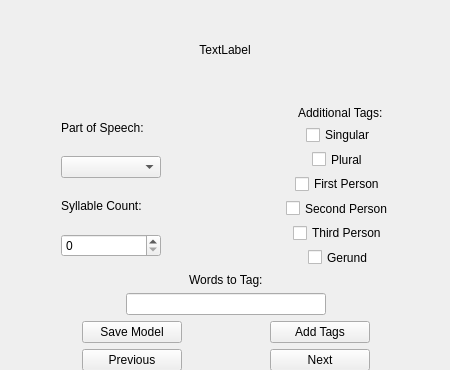
<?xml version="1.0" encoding="UTF-8"?>
<ui version="4.0">
 <class>Form</class>
 <widget class="QWidget" name="Form">
  <property name="geometry">
   <rect>
    <x>0</x>
    <y>0</y>
    <width>450</width>
    <height>370</height>
   </rect>
  </property>
  <property name="windowTitle">
   <string>Form</string>
  </property>
  <widget class="QWidget" name="verticalLayoutWidget">
   <property name="geometry">
    <rect>
     <x>0</x>
     <y>0</y>
     <width>452</width>
     <height>371</height>
    </rect>
   </property>
   <layout class="QVBoxLayout" name="verticalLayout">
    <property name="bottomMargin">
     <number>0</number>
    </property>
    <item>
     <widget class="QLabel" name="sentence_label">
      <property name="sizePolicy">
       <sizepolicy hsizetype="Fixed" vsizetype="Fixed">
        <horstretch>0</horstretch>
        <verstretch>0</verstretch>
       </sizepolicy>
      </property>
      <property name="minimumSize">
       <size>
        <width>450</width>
        <height>100</height>
       </size>
      </property>
      <property name="maximumSize">
       <size>
        <width>450</width>
        <height>100</height>
       </size>
      </property>
      <property name="text">
       <string>TextLabel</string>
      </property>
      <property name="textFormat">
       <enum>Qt::RichText</enum>
      </property>
      <property name="alignment">
       <set>Qt::AlignCenter</set>
      </property>
      <property name="wordWrap">
       <bool>true</bool>
      </property>
     </widget>
    </item>
    <item>
     <layout class="QHBoxLayout" name="horizontalLayout">
      <property name="bottomMargin">
       <number>0</number>
      </property>
      <item>
       <layout class="QVBoxLayout" name="verticalLayout_2">
        <item alignment="Qt::AlignHCenter">
         <widget class="QLabel" name="label">
          <property name="sizePolicy">
           <sizepolicy hsizetype="Fixed" vsizetype="Fixed">
            <horstretch>0</horstretch>
            <verstretch>0</verstretch>
           </sizepolicy>
          </property>
          <property name="minimumSize">
           <size>
            <width>100</width>
            <height>30</height>
           </size>
          </property>
          <property name="maximumSize">
           <size>
            <width>16777215</width>
            <height>30</height>
           </size>
          </property>
          <property name="text">
           <string>Part of Speech:</string>
          </property>
         </widget>
        </item>
        <item alignment="Qt::AlignHCenter">
         <widget class="QComboBox" name="pos_combo_box">
          <property name="sizePolicy">
           <sizepolicy hsizetype="Fixed" vsizetype="Fixed">
            <horstretch>0</horstretch>
            <verstretch>0</verstretch>
           </sizepolicy>
          </property>
          <property name="minimumSize">
           <size>
            <width>100</width>
            <height>0</height>
           </size>
          </property>
          <property name="maximumSize">
           <size>
            <width>100</width>
            <height>16777215</height>
           </size>
          </property>
         </widget>
        </item>
        <item alignment="Qt::AlignHCenter">
         <widget class="QLabel" name="label_2">
          <property name="sizePolicy">
           <sizepolicy hsizetype="Fixed" vsizetype="Fixed">
            <horstretch>0</horstretch>
            <verstretch>0</verstretch>
           </sizepolicy>
          </property>
          <property name="minimumSize">
           <size>
            <width>100</width>
            <height>30</height>
           </size>
          </property>
          <property name="maximumSize">
           <size>
            <width>16777215</width>
            <height>30</height>
           </size>
          </property>
          <property name="text">
           <string>Syllable Count:</string>
          </property>
         </widget>
        </item>
        <item alignment="Qt::AlignHCenter">
         <widget class="QSpinBox" name="syllable_count_spin_box">
          <property name="sizePolicy">
           <sizepolicy hsizetype="Fixed" vsizetype="Fixed">
            <horstretch>0</horstretch>
            <verstretch>0</verstretch>
           </sizepolicy>
          </property>
          <property name="minimumSize">
           <size>
            <width>100</width>
            <height>0</height>
           </size>
          </property>
         </widget>
        </item>
       </layout>
      </item>
      <item>
       <layout class="QVBoxLayout" name="verticalLayout_4">
        <item alignment="Qt::AlignHCenter">
         <widget class="QLabel" name="label_3">
          <property name="sizePolicy">
           <sizepolicy hsizetype="Fixed" vsizetype="Fixed">
            <horstretch>0</horstretch>
            <verstretch>0</verstretch>
           </sizepolicy>
          </property>
          <property name="text">
           <string>Additional Tags:</string>
          </property>
         </widget>
        </item>
        <item alignment="Qt::AlignHCenter">
         <widget class="QCheckBox" name="singular_radio">
          <property name="sizePolicy">
           <sizepolicy hsizetype="Fixed" vsizetype="Fixed">
            <horstretch>0</horstretch>
            <verstretch>0</verstretch>
           </sizepolicy>
          </property>
          <property name="text">
           <string>Singular</string>
          </property>
         </widget>
        </item>
        <item alignment="Qt::AlignHCenter">
         <widget class="QCheckBox" name="plural_radio">
          <property name="sizePolicy">
           <sizepolicy hsizetype="Fixed" vsizetype="Fixed">
            <horstretch>0</horstretch>
            <verstretch>0</verstretch>
           </sizepolicy>
          </property>
          <property name="text">
           <string>Plural</string>
          </property>
         </widget>
        </item>
        <item alignment="Qt::AlignHCenter">
         <widget class="QCheckBox" name="first_person_radio">
          <property name="sizePolicy">
           <sizepolicy hsizetype="Fixed" vsizetype="Fixed">
            <horstretch>0</horstretch>
            <verstretch>0</verstretch>
           </sizepolicy>
          </property>
          <property name="text">
           <string>First Person</string>
          </property>
         </widget>
        </item>
        <item alignment="Qt::AlignHCenter">
         <widget class="QCheckBox" name="second_person_radio">
          <property name="sizePolicy">
           <sizepolicy hsizetype="Fixed" vsizetype="Fixed">
            <horstretch>0</horstretch>
            <verstretch>0</verstretch>
           </sizepolicy>
          </property>
          <property name="text">
           <string>Second Person</string>
          </property>
         </widget>
        </item>
        <item alignment="Qt::AlignHCenter">
         <widget class="QCheckBox" name="third_person_radio">
          <property name="sizePolicy">
           <sizepolicy hsizetype="Fixed" vsizetype="Fixed">
            <horstretch>0</horstretch>
            <verstretch>0</verstretch>
           </sizepolicy>
          </property>
          <property name="text">
           <string>Third Person</string>
          </property>
         </widget>
        </item>
        <item alignment="Qt::AlignHCenter">
         <widget class="QCheckBox" name="gerund_radio">
          <property name="sizePolicy">
           <sizepolicy hsizetype="Fixed" vsizetype="Fixed">
            <horstretch>0</horstretch>
            <verstretch>0</verstretch>
           </sizepolicy>
          </property>
          <property name="text">
           <string>Gerund</string>
          </property>
         </widget>
        </item>
       </layout>
      </item>
     </layout>
    </item>
    <item alignment="Qt::AlignHCenter">
     <widget class="QLabel" name="label_4">
      <property name="sizePolicy">
       <sizepolicy hsizetype="Fixed" vsizetype="Fixed">
        <horstretch>0</horstretch>
        <verstretch>0</verstretch>
       </sizepolicy>
      </property>
      <property name="text">
       <string>Words to Tag:</string>
      </property>
     </widget>
    </item>
    <item alignment="Qt::AlignHCenter">
     <widget class="QLineEdit" name="word_to_tag">
      <property name="sizePolicy">
       <sizepolicy hsizetype="Fixed" vsizetype="Fixed">
        <horstretch>0</horstretch>
        <verstretch>0</verstretch>
       </sizepolicy>
      </property>
      <property name="minimumSize">
       <size>
        <width>200</width>
        <height>0</height>
       </size>
      </property>
      <property name="alignment">
       <set>Qt::AlignCenter</set>
      </property>
     </widget>
    </item>
    <item>
     <layout class="QGridLayout" name="gridLayout">
      <item row="2" column="0">
       <widget class="QPushButton" name="previous_button">
        <property name="sizePolicy">
         <sizepolicy hsizetype="Fixed" vsizetype="Fixed">
          <horstretch>0</horstretch>
          <verstretch>0</verstretch>
         </sizepolicy>
        </property>
        <property name="minimumSize">
         <size>
          <width>100</width>
          <height>0</height>
         </size>
        </property>
        <property name="maximumSize">
         <size>
          <width>100</width>
          <height>16777215</height>
         </size>
        </property>
        <property name="text">
         <string>Previous</string>
        </property>
       </widget>
      </item>
      <item row="2" column="1">
       <widget class="QPushButton" name="next_button">
        <property name="sizePolicy">
         <sizepolicy hsizetype="Fixed" vsizetype="Fixed">
          <horstretch>0</horstretch>
          <verstretch>0</verstretch>
         </sizepolicy>
        </property>
        <property name="minimumSize">
         <size>
          <width>100</width>
          <height>0</height>
         </size>
        </property>
        <property name="maximumSize">
         <size>
          <width>16777215</width>
          <height>100</height>
         </size>
        </property>
        <property name="text">
         <string>Next</string>
        </property>
       </widget>
      </item>
      <item row="1" column="0">
       <widget class="QPushButton" name="save_button">
        <property name="sizePolicy">
         <sizepolicy hsizetype="Fixed" vsizetype="Fixed">
          <horstretch>0</horstretch>
          <verstretch>0</verstretch>
         </sizepolicy>
        </property>
        <property name="minimumSize">
         <size>
          <width>100</width>
          <height>0</height>
         </size>
        </property>
        <property name="maximumSize">
         <size>
          <width>100</width>
          <height>16777215</height>
         </size>
        </property>
        <property name="text">
         <string>Save Model</string>
        </property>
       </widget>
      </item>
      <item row="1" column="1">
       <widget class="QPushButton" name="add_button">
        <property name="sizePolicy">
         <sizepolicy hsizetype="Fixed" vsizetype="Fixed">
          <horstretch>0</horstretch>
          <verstretch>0</verstretch>
         </sizepolicy>
        </property>
        <property name="minimumSize">
         <size>
          <width>100</width>
          <height>0</height>
         </size>
        </property>
        <property name="maximumSize">
         <size>
          <width>100</width>
          <height>16777215</height>
         </size>
        </property>
        <property name="text">
         <string>Add Tags</string>
        </property>
       </widget>
      </item>
     </layout>
    </item>
   </layout>
  </widget>
 </widget>
 <resources/>
 <connections/>
</ui>
